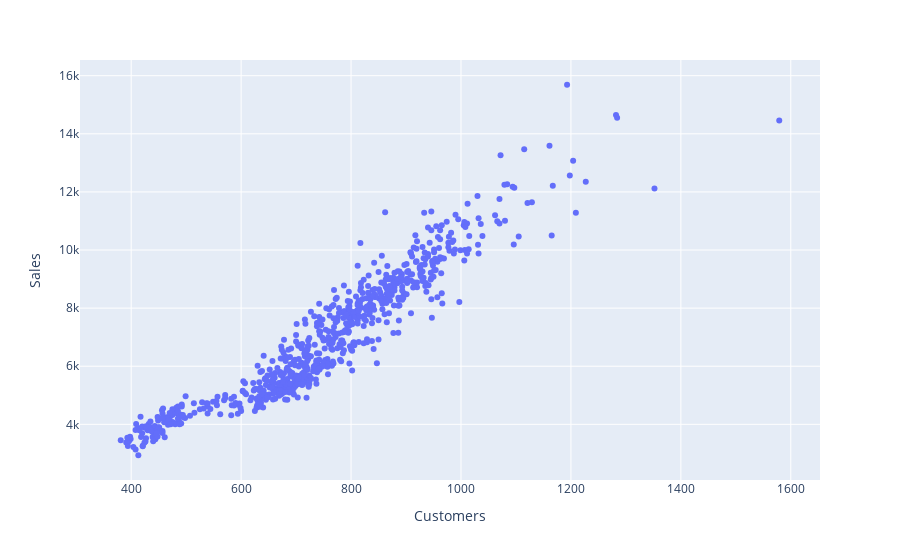

The notebook cell this image was saved under:
### Code cell
px.scatter(
    train_raw.filter(F.col("Store") == 3)
    .filter(F.col("Sales") != 0)
    .select(F.col("Sales").astype("int"), F.col("Customers").astype("int"))
    .toPandas(),
    x="Customers",
    y="Sales",
)

### Figure 1 — Plotly figure (JSON) as saved in the notebook; plotly's stock layout.template omitted (floating-point values rounded to 4 significant figures; data arrays with more than 128 entries replaced by an {"elided": "..."} marker saying what was removed)
{"data": [{"hovertemplate": "Customers=%{x}<br>Sales=%{y}<extra></extra>", "legendgroup": "", "marker": {"color": "#636efa", "symbol": "circle"}, "mode": "markers", "name": "", "orientation": "v", "showlegend": false, "type": "scatter", "x": {"elided": "779 int values"}, "xaxis": "x", "y": {"elided": "779 int values"}, "yaxis": "y"}], "layout": {"legend": {"tracegroupgap": 0}, "margin": {"t": 60}, "xaxis": {"anchor": "y", "domain": [0, 1], "title": {"text": "Customers"}}, "yaxis": {"anchor": "x", "domain": [0, 1], "title": {"text": "Sales"}}}}
